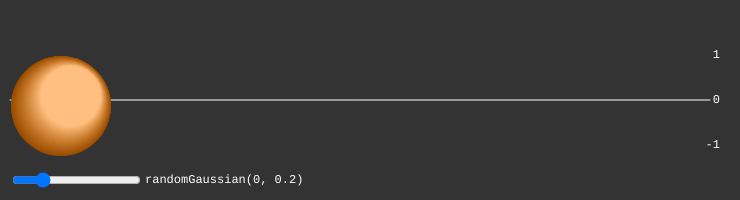
Frame 1 (no input)
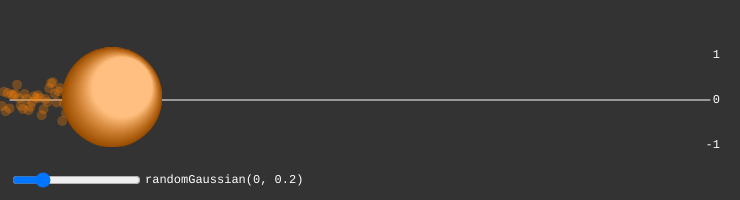
Frame 60 (no input)
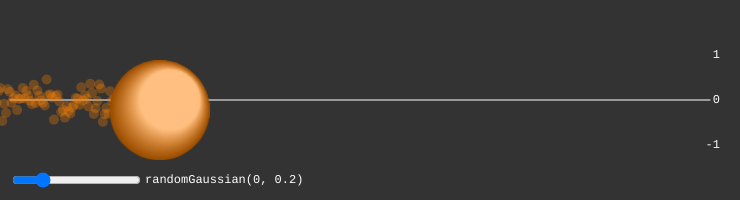
Frame 120 (the mouse pressed at the canvas centre since frame 60)

The p5.js sketch that drew these frames (run headless with seeded random() and noise() and a simulated clock; from frame 60 on, the mouse is pressed at the canvas centre):

// p5.js sketch
// ── sketch.js
/**
 * Animate the position of a ball depending on gaussian randomness.
 *
 * Jared Donovan 2018.
 */
 
let xSample = 0;
let x = 60;
let inc = 0.04;
let traceGraphic;
let ballGraphic;
let hu = 30
let sldInc;
let rMargin = 85;
let tMargin = 55;
let bMargin = 55;
 
function setup(){
  createCanvas(740, 200);
  colorMode(HSB);
  fill(hu, 100, 60, 0.9);
  noStroke();
  textFont('monospace');

  sldInc = createSlider(0, 1, 0.2, 0.01);
  sldInc.position(10, height - 30);  

  ballGraphic = createGraphics(100, 100);
  ballGraphic.noStroke();
  ballGraphic.colorMode(HSB);
  ballGraphic.fill(hu, 100, 60, 0.5);
  for (let i = 0; i < 100; i++){
    let x = map(i, 0, 99, 50, 60);
    let y = map(i, 0, 99, 50, 40);
    let d = map(i, 0, 99, 100, 60);
    let br = map(i, 0, 99, 60, 100);
    let sa = map(i, 0, 99, 100, 50);
    ballGraphic.fill(hu, sa, br, 1);
    ballGraphic.circle(x, y, d)
  }

  traceGraphic = createGraphics(width, height);
  traceGraphic.colorMode(HSB);
  traceGraphic.noStroke();
  traceGraphic.fill(hu, 100, 100, 0.3);
}

function draw(){
  background(20);

  push();
  stroke(255, 50);
  line(10, height / 2, width - 30, height / 2);
  pop();

  let sd = sldInc.value();

  // y will have a value between -1..0..1
  let y = randomGaussian(0, sd);

  // Scale up the value of y from 0..1 to 100..500
  y = map(y, -1, 1, tMargin, height - bMargin);

  let distRemaining = (width - rMargin) - x;
  x = min(x + distRemaining / (width - rMargin), width - rMargin);

  // Draw a trace into the graphics object
  let pastTrace = traceGraphic.get(0, 0, traceGraphic.width, traceGraphic.height);
  traceGraphic.clear();
  traceGraphic.image(pastTrace, -1, 0, traceGraphic.width, traceGraphic.height);
  traceGraphic.circle(x, y, 10);

  image(traceGraphic, 0, 0);

  // Use the value of y to draw a circle
  //circle(x, y, 100);
  image(ballGraphic, x - 50, y - 50);
  
  fill(255);
  noStroke();
  text(`randomGaussian(0, ${roundTo(sd, 2)})`, 
    145, height - 17);

  push();
  textAlign(RIGHT, CENTER);
  text(0, width - 20, height / 2);
  text(1, width - 20, tMargin);
  text(-1, width - 20, height - bMargin);
  pop();

}

function roundTo(num, places){
  let power = pow(10, places);
  return floor(power * num) / power;
}
